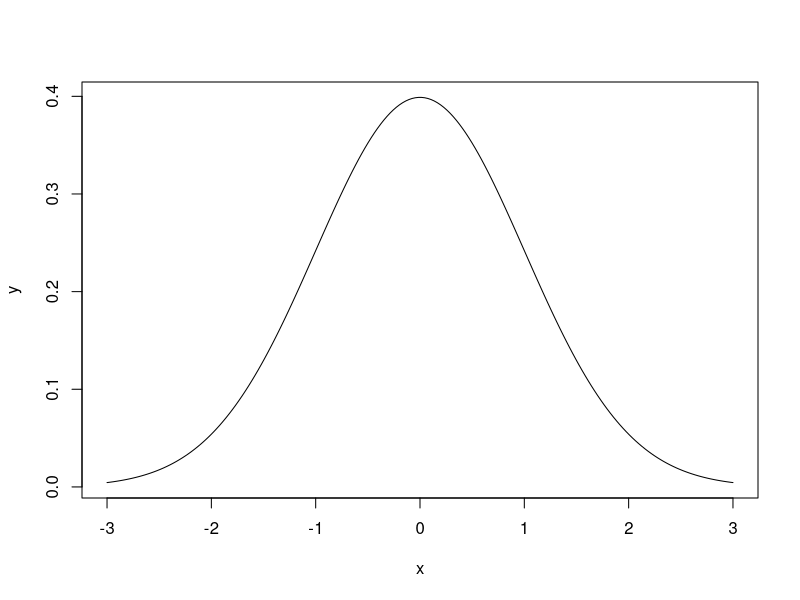
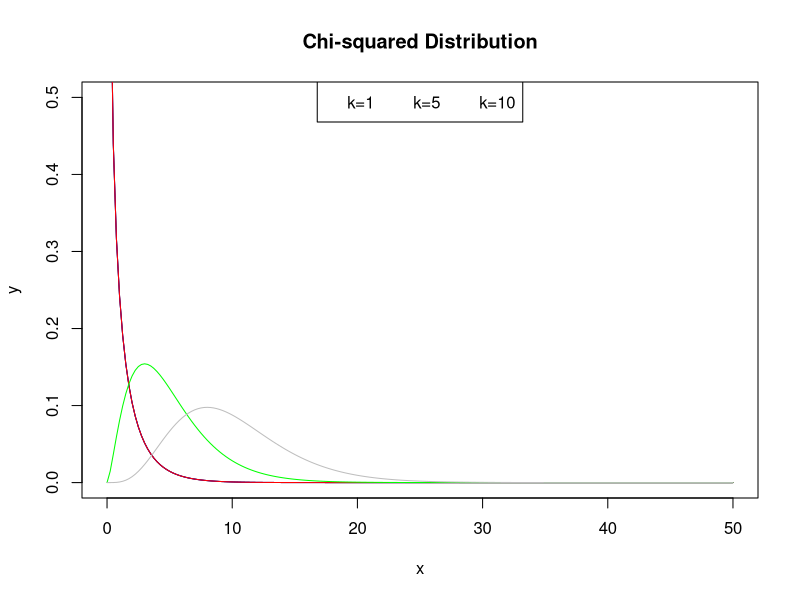
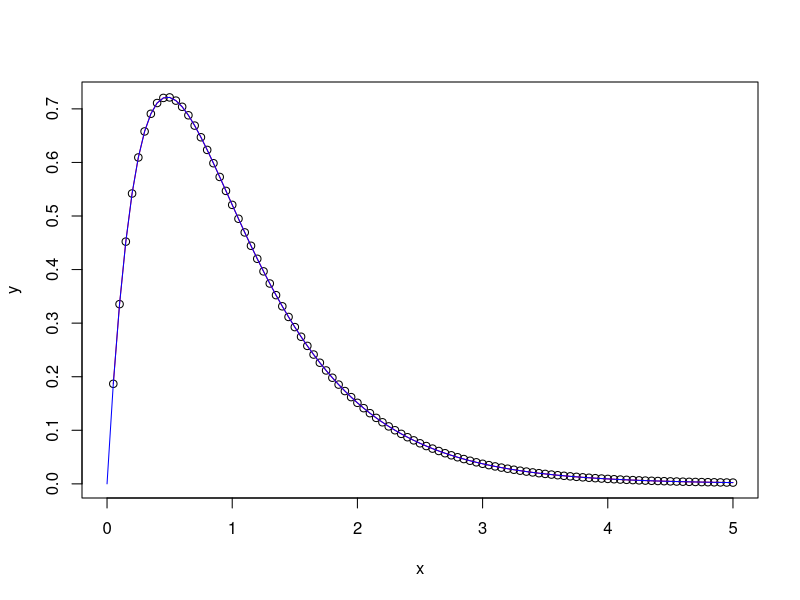
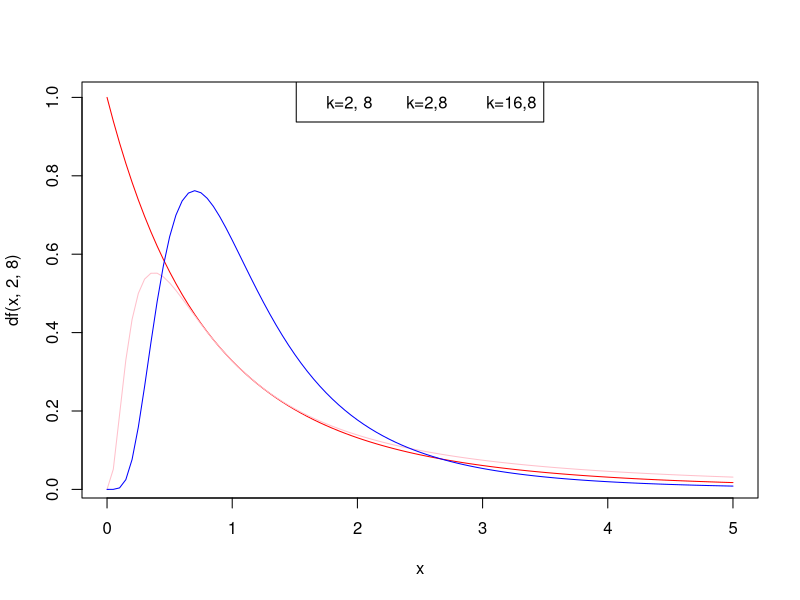

Generate these figures, in order, with R:
# 정규 분포
m = 0
s = 1

x <- seq(m-(3*s), m+(3*s), length=200)
y <- dnorm(x, mean = m, sd = s)
plot(x, y, type = 'l')

# 카이제곱 분포
x <- seq(0,50, length.out = 201)
k <- 1
y <- (1/(2^(k/2)*factorial(k/2-1)))*x^((k/2)-1)*exp(-x/2)
plot(x, y, type = 'l', main = 'Chi-squared Distribution', ylab = 'y', ylim = c(0, 0.5))
y1 <- dchisq(x, k)
lines(x, y, type = 'l', col = 'blue')
y == y1
c <- round(y - y1, digits = -6)

y1 <- dchisq(x, 1)
y5 <- dchisq(x, 5)
y10 <- dchisq(x, 10)

lines(x, y1, col = 'red')
lines(x, y5, col = 'green')
lines(x, y10, col = 'grey')
legend('top', ncol = 3,
       col = c('red', 'green', 'grey',),
       legend = c('k=1','k=5', 'k=10'))


# F분포
x <- seq(0, 5, length.out = 101)
v1 <- 4
v2 <- 50

y <- sqrt(((v1*x)^v1*v2^v2)/((v1*x+v2)^(v1+v2)))/(x*((factorial(v1/2-1)*factorial(v2/2-1))/factorial(v1/2+v2/2-1)))

plot(x,y)

yf <- sqrt(((v1*x)^v1*v2^v2)/((v1*x+v2)^(v1+v2)))/(x*beta(v1/2, v2/2))
lines(x, yf, col='red')
y4_50 <- df(x, v1, v2)
lines(x, y4_50, col='blue')

plot(x, df(x, 2, 8), type = 'l', col = 'red')
lines(x, df(x, 8, 2), col = 'pink')
lines(x, df(x, 16, 8), col = 'blue')
legend('top', ncol =3,
       col = c('red', 'pink', 'blue'),
       legend = c('k=2, 8', 'k=2,8', 'k=16,8'))

